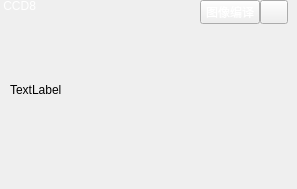
                <widget class="QWidget" name="widget_p16" native="true">
                 <widget class="QLabel" name="label_p16">
                  <property name="geometry">
                   <rect>
                    <x>0</x>
                    <y>0</y>
                    <width>54</width>
                    <height>12</height>
                   </rect>
                  </property>
                  <property name="styleSheet">
                   <string notr="true">color: rgb(255, 255, 255);
background-color: transparent;</string>
                  </property>
                  <property name="text">
                   <string> CCD8</string>
                  </property>
                 </widget>
                 <widget class="QPushButton" name="pushButton_p16_3">
                  <property name="geometry">
                   <rect>
                    <x>260</x>
                    <y>0</y>
                    <width>28</width>
                    <height>24</height>
                   </rect>
                  </property>
                  <property name="sizePolicy">
                   <sizepolicy hsizetype="Fixed" vsizetype="Fixed">
                    <horstretch>0</horstretch>
                    <verstretch>0</verstretch>
                   </sizepolicy>
                  </property>
                  <property name="styleSheet">
                   <string notr="true">color: rgb(255, 255, 255);</string>
                  </property>
                  <property name="text">
                   <string/>
                  </property>
                  <property name="icon">
                   <iconset resource="../resource.qrc">
                    <normaloff>:/run/icon/run.png</normaloff>:/run/icon/run.png</iconset>
                  </property>
                 </widget>
                 <widget class="QPushButton" name="pushButton_p16_1">
                  <property name="geometry">
                   <rect>
                    <x>200</x>
                    <y>0</y>
                    <width>60</width>
                    <height>24</height>
                   </rect>
                  </property>
                  <property name="sizePolicy">
                   <sizepolicy hsizetype="Fixed" vsizetype="Fixed">
                    <horstretch>0</horstretch>
                    <verstretch>0</verstretch>
                   </sizepolicy>
                  </property>
                  <property name="minimumSize">
                   <size>
                    <width>60</width>
                    <height>24</height>
                   </size>
                  </property>
                  <property name="maximumSize">
                   <size>
                    <width>60</width>
                    <height>24</height>
                   </size>
                  </property>
                  <property name="styleSheet">
                   <string notr="true">color: rgb(255, 255, 255);</string>
                  </property>
                  <property name="text">
                   <string>图像编译</string>
                  </property>
                  <property name="autoRepeatDelay">
                   <number>300</number>
                  </property>
                  <property name="autoRepeatInterval">
                   <number>100</number>
                  </property>
                  <property name="autoDefault">
                   <bool>false</bool>
                  </property>
                  <property name="default">
                   <bool>false</bool>
                  </property>
                 </widget>
                 <widget class="QLabel" name="label_p16_central">
                  <property name="geometry">
                   <rect>
                    <x>10</x>
                    <y>0</y>
                    <width>270</width>
                    <height>180</height>
                   </rect>
                  </property>
                  <property name="text">
                   <string>TextLabel</string>
                  </property>
                 </widget>
                 <zorder>label_p16_central</zorder>
                 <zorder>label_p16</zorder>
                 <zorder>pushButton_p16_3</zorder>
                 <zorder>pushButton_p16_1</zorder>
                </widget>
